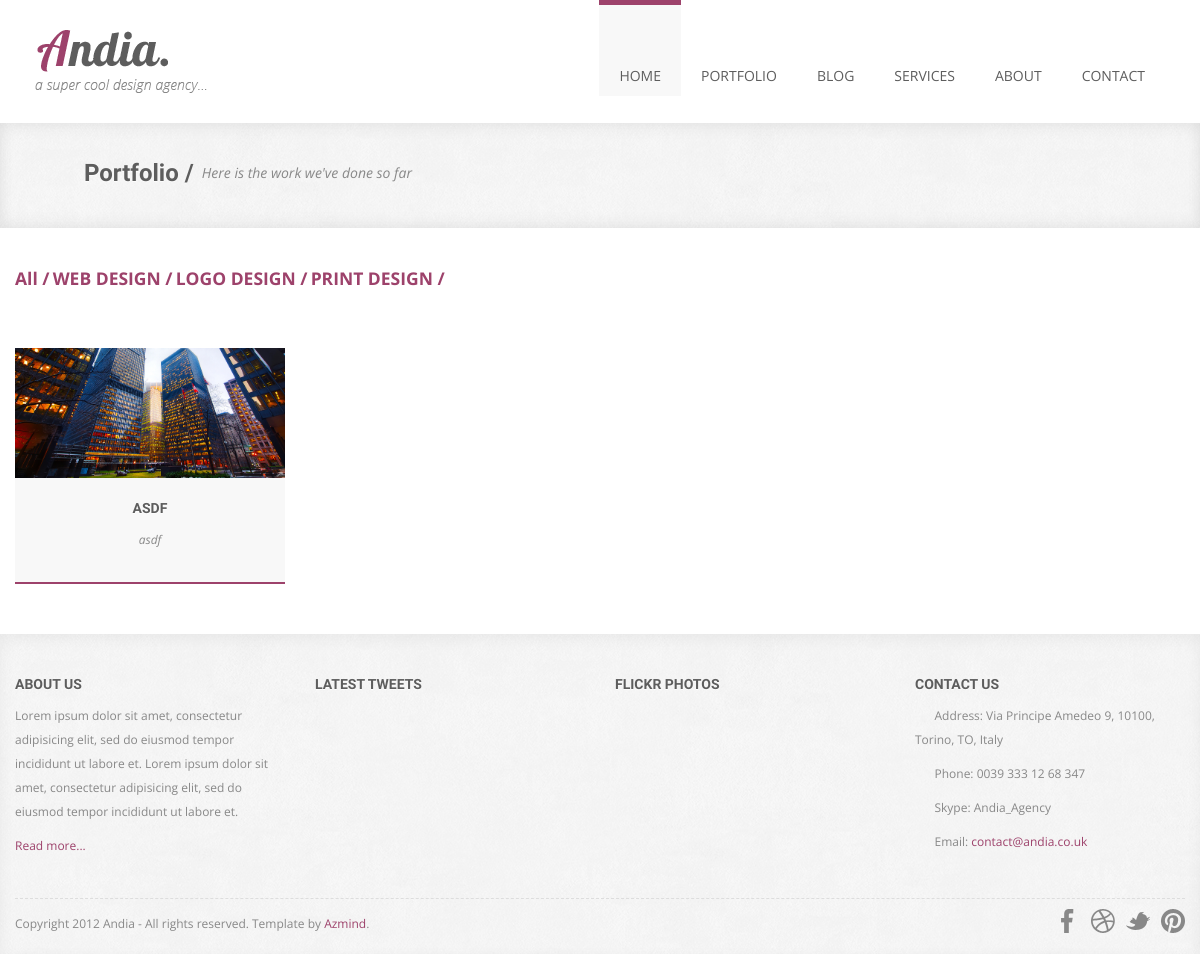
Page /portfolio/ on the earlier database version.
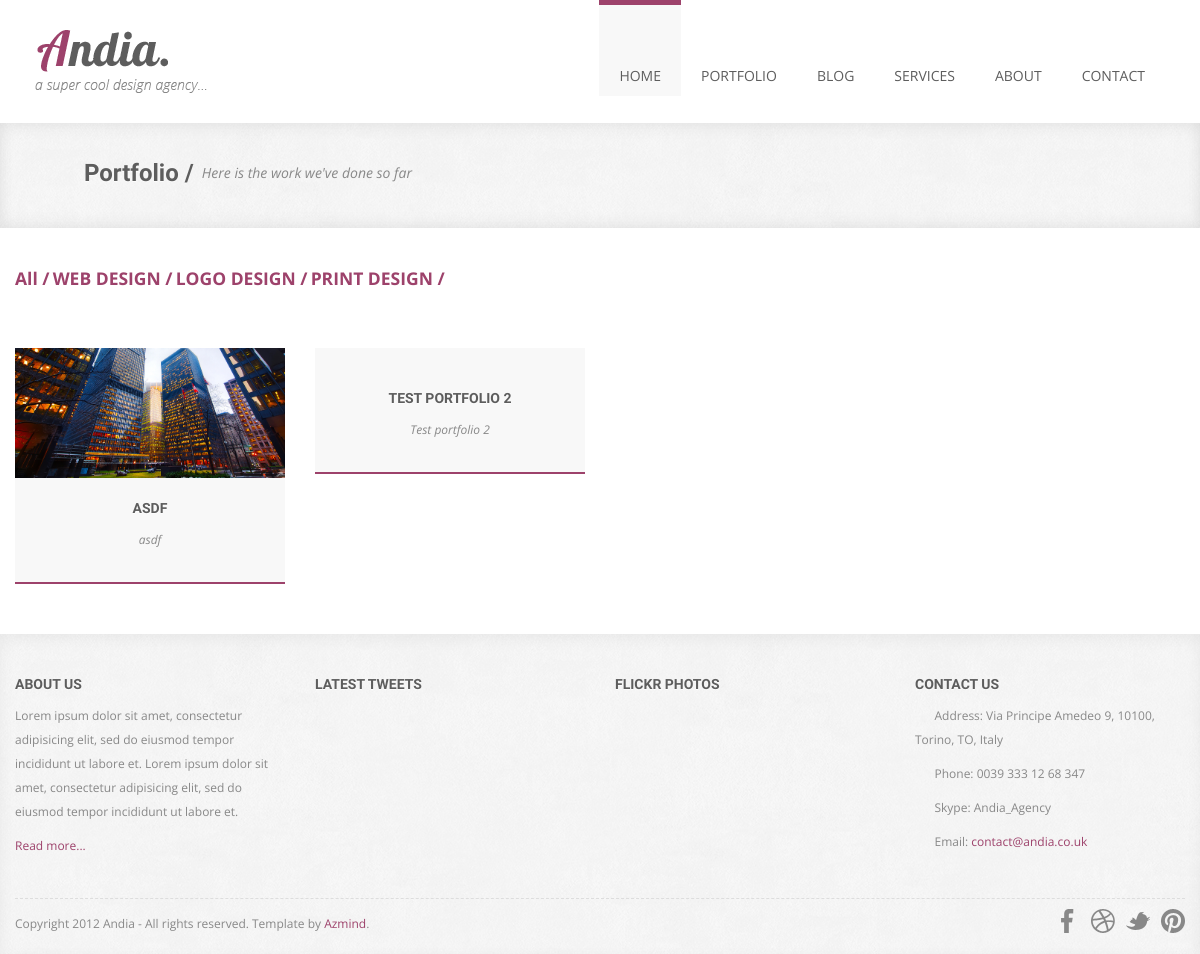
Same page on the later database version.
### portfolio/models.py (models this page shows, shortened)
class Categories(models.Model):
    categories_name = models.CharField(max_length=100, db_index=True, verbose_name='Категория')
    class Meta:
        verbose_name = 'Категория'
        verbose_name_plural = 'Категории'
        ordering = ['id']
    def get_absolute_url(self):
        return reverse('categories', kwargs={'cat_id': self.pk})

class PortfolioModel(models.Model):
    portfolio_img = models.ImageField(upload_to='portfolio/', verbose_name='Фото порфолио')
    portfolio_title = models.CharField(max_length=100, verbose_name='Заголовок')
    portfolio_description = models.CharField(max_length=255, verbose_name='Описание')
    cat = models.ForeignKey('Categories', on_delete=models.PROTECT, verbose_name='Категория')
    class Meta:
        verbose_name = 'Порфолио'
        verbose_name_plural = 'Порфолио'

### portfolio/views.py (the view)
# urls.py: path('', include('portfolio.urls')),
def portfolio(request):
    cats = Categories.objects.all()
    portfolio_list = PortfolioModel.objects.all()
    context = {
        'cats': cats,
        'portfolio_list': portfolio_list,
        'cat_selected': 0,
    }
    return render(request, 'portfolio/portfolio.html', context)

### portfolio/templates/portfolio/portfolio.html (shortened to what this page needs)
{% extends 'slider/base.html' %}
{% load static %}
{% block content %}
    <div class="page-title">
        <div class="container">
            <div class="row">
                <div class="span12">
                    <i class="icon-camera page-title-icon"></i>
                    <h2>Portfolio /</h2>
                    <p>Here is the work we've done so far</p>
                </div>
            </div>
        </div>
    </div>
    <div class="portfolio portfolio-page container">
        <div class="row">
            <div class="portfolio-navigator span12" style="text-align: left">
                {% if cat_selected == 0 %}
                    <h4 style="font-size: 16px; display:inline-block;"><a class="fil" href=""><h4>All / </h4></a></h4>
                {% else %}
                    <h4 style="font-size: 16px; display:inline-block;"><a class="all" href="{% url 'portfolio' %}"><h4>All / </h4></a></h4>
                {% endif %}
                {% for c in cats %}
                    {% if c.pk == cat_selected %}
                        <h4 style="font-size: 16px; display:inline-block;">{{ c.categories_name }} /</h4>
                    {% else %}
                        <h4 style="font-size: 16px; display:inline-block;"><a class="all" id="active-imgs" href="{{ c.get_absolute_url }}"><h4>{{ c.categories_name }} / </h4></a></h4>
                    {% endif %}
                {% endfor %}
            </div>
        </div>
        <div class="row">
            <ul class="portfolio-img">
                {% for port in portfolio_list %}
                    <li data-id="p-1" data-type="web-design" class="span3">
                        <div class="work">
                            <a href="{{ port.portfolio_img.url }}" rel="prettyPhoto">
                                <img src="{{ port.portfolio_img.url }}" alt="">
                            </a>
                            <h4>{{ port.portfolio_title }}</h4>
                            <p>{{ port.portfolio_description }}</p>
                        </div>
                    </li>
                {% endfor %}
            </ul>
        </div>
    </div>
{% endblock %}

### slider/templates/slider/base.html (shortened to what this page needs)
{% load static %}
<!doctype html>
<html lang="en">
<head>
        <link rel="stylesheet" href="{% static 'slider/bootstrap/css/bootstrap.min.css' %}">
        <link rel="stylesheet" href="{% static 'slider/css/prettyPhoto.css' %}">
        <link rel="stylesheet" href="{% static 'slider/css/flexslider.css' %}">
        <link rel="stylesheet" href="{% static 'slider/css/font-awesome.css' %}">
        <link rel="stylesheet" href="{% static 'slider/css/style.css' %}">
</head>
<body>
<div class="container">
            <div class="header row">
                <div class="span12">
                    <div class="navbar">
                        <div class="navbar-inner">
                            <h1>
                                <a class="brand" href="{% url 'home' %}">Andia - a super cool design agency...</a>
                            </h1>
                            <div class="nav-collapse collapse">
                                <ul class="nav pull-right">
                                    <li class="current-page">
                                        <a href="{% url 'home' %}"><i class="icon-home"></i><br />Home</a>
                                    </li>
                                    <li>
                                        <a href="{% url 'portfolio' %}"><i class="icon-camera"></i><br />Portfolio</a>
                                    </li>
                                    <li>
                                        <a href="#"><i class="icon-comments"></i><br />Blog</a>
                                    </li>
                                    <li>
                                        <a href="{% url 'services' %}"><i class="icon-tasks"></i><br />Services</a>
                                    </li>
                                    <li>
                                        <a href="{% url 'about' %}"><i class="icon-user"></i><br />About</a>
                                    </li>
                                    <li>
                                        <a href="contact.html"><i class="icon-envelope-alt"></i><br />Contact</a>
                                    </li>
                                </ul>
                            </div>
                        </div>
                    </div>
                </div>
            </div>
        </div>
{% block content %}{% endblock %}
<footer>
        <div class="container">
            <div class="row">
                <div class="widget span3">
                    <h4>About Us</h4>
                    <p>Lorem ipsum dolor sit amet, consectetur adipisicing elit, sed do eiusmod tempor incididunt ut
                        labore et. Lorem ipsum dolor sit amet, consectetur adipisicing elit, sed do eiusmod tempor
                        incididunt ut labore et.</p>
                    <p><a href="">Read more...</a></p>
                </div>
                <div class="widget span3">
                    <h4>Latest Tweets</h4>
                </div>
                <div class="widget span3">
                    <h4>Flickr Photos</h4>
                </div>
                <div class="widget span3">
                    <h4>Contact Us</h4>
                    <p><i class="icon-map-marker"></i> Address: Via Principe Amedeo 9, 10100, Torino, TO, Italy</p>
                    <p><i class="icon-phone"></i> Phone: 0039 333 12 68 347</p>
                    <p><i class="icon-user"></i> Skype: Andia_Agency</p>
                    <p><i class="icon-envelope-alt"></i> Email: <a href="">contact@andia.co.uk</a></p>
                </div>
            </div>
            <div class="footer-border"></div>
            <div class="row">
                <div class="copyright span4">
                    <p>Copyright 2012 Andia - All rights reserved. Template by <a href="http://azmind.com">Azmind</a>.
                    </p>
                </div>
                <div class="social span8">
                    <a class="facebook" href=""></a>
                    <a class="dribbble" href=""></a>
                    <a class="twitter" href=""></a>
                    <a class="pinterest" href=""></a>
                </div>
            </div>
        </div>
    </footer>
    </body>
</html>
</body>
</html>

### slider/static/slider/css/style.css (style rules this page uses)
body { background: #fff; text-align: center; font-family: 'Open Sans', Helvetica, Arial, sans-serif; color: #888; font-size: 12px; }
a { color: #9d426b; text-decoration: none; -o-transition: all .3s; -moz-transition: all .3s; -webkit-transition: all .3s; -ms-transition: all .3s; }
.header .navbar { margin-bottom: 0; }
.header .navbar-inner { background: #fff; border: 0; -moz-border-radius: 0; -webkit-border-radius: 0; border-radius: 0; -moz-box-shadow: none; -webkit-box-shadow: none; box-shadow: none; }
.header h1 { float: left; margin: 0; text-align: left; }
.header a.brand { display: inline-block; text-indent: -9999px; width: 280px; height: 63px; padding: 30px 0; background: url(../img/logo.png) 20px center no-repeat; }
.header ul.nav { font-size: 14px; text-transform: uppercase; }
.header ul.nav li a { padding: 30px 20px 10px 20px; color: #5d5d5d; text-shadow: none; }
.header ul.nav li.current-page a { padding-top: 25px; border-top: 5px solid #9d426b; background: #f8f8f8; }
.header ul.nav li a i { line-height: 35px; color: #aaa; }
.portfolio { margin-top: 50px; }
.portfolio .work { margin-top: 40px; padding-bottom: 20px; background: #f8f8f8; border-bottom: 2px solid #9d426b; }
.portfolio .work h4 { margin-top: 20px; font-family: 'Droid Sans', Helvetica, Arial, sans-serif; font-size: 14px; color: #5d5d5d; text-transform: uppercase; text-shadow: 0 1px 0 rgba(255,255,255,.7); }
.portfolio .work p { line-height: 24px; font-style: italic; }
footer { margin: 0 auto; padding-bottom: 10px; background: #f8f8f8 url(../img/pattern.jpg) left top repeat; -moz-box-shadow: 0 5px 15px 0 rgba(0,0,0,.05) inset; -webkit-box-shadow: 0 5px 15px 0 rgba(0,0,0,.05) inset; box-shadow: 0 5px 15px 0 rgba(0,0,0,.05) inset; }
footer .widget { margin-top: 20px; text-align: left; }
footer .widget h4 { margin-top: 20px; font-family: 'Droid Sans', Helvetica, Arial, sans-serif; font-size: 14px; color: #5d5d5d; text-transform: uppercase; text-shadow: 0 1px 0 rgba(255,255,255,.7); }
footer .widget p { line-height: 24px; }
footer .widget i { padding-right: 7px; }
footer .footer-border { margin-top: 30px; border-top: 1px dashed #ddd; }
footer .copyright { margin-top: 15px; text-align: left; }
footer .social { margin-top: 10px; text-align: right; }
footer .social a { display: inline-block; width: 24px; height: 24px; margin: 0 0 0 8px; vertical-align: middle; }
footer .social a.twitter { background: url(../img/social-icons/twitter.png) left bottom no-repeat; }
footer .social a.dribbble { background: url(../img/social-icons/dribbble.png) left bottom no-repeat; }
footer .social a.pinterest { background: url(../img/social-icons/pinterest.png) left bottom no-repeat; }
footer .social a.facebook { background: url(../img/social-icons/facebook.png) left bottom no-repeat; }
.page-title { margin: 0 auto; padding: 30px 0 35px 0; background: #f8f8f8 url(../img/pattern.jpg) left top repeat; -moz-box-shadow: 0 5px 15px 0 rgba(0,0,0,.05) inset, 0 -5px 15px 0 rgba(0,0,0,.05) inset; -webkit-box-shadow: 0 5px 15px 0 rgba(0,0,0,.05) inset, 0 -5px 15px 0 rgba(0,0,0,.05) inset; box-shadow: 0 5px 15px 0 rgba(0,0,0,.05) inset, 0 -5px 15px 0 rgba(0,0,0,.05) inset; text-align: left; }
.page-title h2 { display: inline; margin-left: 10px; font-family: 'Lobster', cursive; font-size: 24px; color: #5d5d5d; text-shadow: 0 1px 0 rgba(255, 255, 255, .7); vertical-align: middle; }
.page-title p { display: inline; margin-left: 5px; font-size: 14px; font-style: italic; vertical-align: middle; }
.page-title-icon { margin-left: 20px; font-size: 46px; color: #ccc; vertical-align: middle; }
.portfolio-page { margin-top: 20px; padding-bottom: 50px; }
ul.portfolio-img { margin: 0; overflow: hidden; }
ul.portfolio-img li { list-style: none; }
@media (min-width: 980px) and (max-width: 1200px) { .what-we-do .service p, .portfolio .work p { padding-left: 10px; padding-right: 10px; } }

Differences in the rows shown:
added PortfolioModel: portfolio_title "TEST PORTFOLIO 2", portfolio_description "Test portfolio 2"
